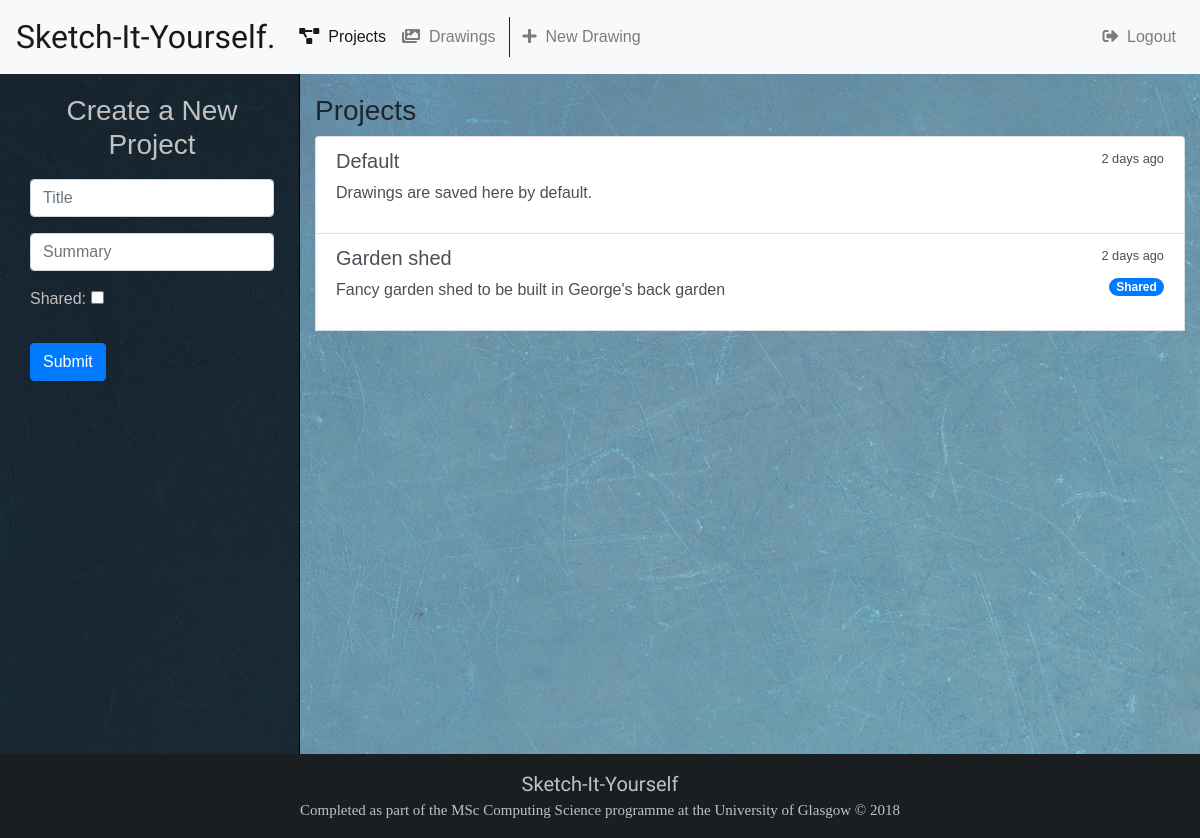
Screenshot of /draw/ (signed in) with the database file from the repository.
### draw/models.py (models this page shows, shortened)
class Project(models.Model):
    user = models.ForeignKey(User, on_delete=models.CASCADE, default=1)
    title = models.CharField(max_length=250, default='Default')
    summary = models.CharField(default='No summary', max_length=1000, blank=True, null=True)
    shared = models.BooleanField(default=False)

### draw/views.py (the view)
# urls.py: path('', views.index, name='index'),
def index(request):
    if request.user.is_authenticated:
        projects = Project.objects.filter(user=request.user)
        form = ProjectForm(request.POST or None)
        if form.is_valid():
            project = form.save(commit=False)
            project.user = request.user
            project.save()
        context = {
            "form": form,
            "projects": projects
        }
        return render(request, 'draw/index.html', context)
    else:
        return render(request, 'draw/login.html')

### draw/forms.py
class ProjectForm(forms.ModelForm):
    title = forms.CharField(widget=forms.TextInput(attrs={'placeholder': "Title", 'class': "form-control"}))
    summary = forms.CharField(widget=forms.TextInput(attrs={'placeholder': "Summary", 'class': "form-control"}))
    shared = forms.BooleanField(widget=forms.CheckboxInput, required=False)
    class Meta:
        model = Project
        exclude = ('user',)

### draw/templates/draw/index.html (shortened to what this page needs)
{% extends 'draw/base.html' %}
{% block index_active %}active{% endblock %}
{% block detail_panel %}
    <h3 style="text-align: center"> Create a New Project</h3>
    <form action="" method="post" enctype="multipart/form-data" style="padding: 10px">
        {% include 'draw/form-template.html' %}
        <button type="submit" class="btn btn-primary">Submit</button>
    </form>
{% endblock %}
{% block list_panel %}
    {% if projects %}
        <h3>Projects</h3>
        <div class="list-group bg-transparent">
            {% for project in projects %}
            <a class="list-group-item list-group-item-action flex-column align-items-start" href="{% url 'draw:project_detail' project.id %}">
                <div class="d-flex w-100 justify-content-between">
                    <h5 class="mb-1>">{{ project.title }}</h5>
                    <small>2 days ago</small>
                </div>
                {% if project.shared == True %}
                        <span class="badge badge-primary badge-pill" style="float: right">Shared</span>
                    {% endif %}
                <p>{{ project.summary }}</p>
            </a>
            {% endfor %}
        <br>
        </div>
    {% else %}
        <h3>No projects present, not even the default project :(</h3>
    {% endif %}
{% endblock %}

### draw/static/draw/css/style.css (style rules this page uses)
body { background: lightslategrey url("../images/background.jpg"); font-family: 'Popins', sans-serif; padding-top: 74px; }

### rows the page displays
Project: title "Default", summary "Drawings are saved here by default."
Project: title "Garden shed", shared "Shared", summary "Fancy garden shed to be built in George's back garden"

### other values shown
{{ field.label_tag }} "Shared:"
